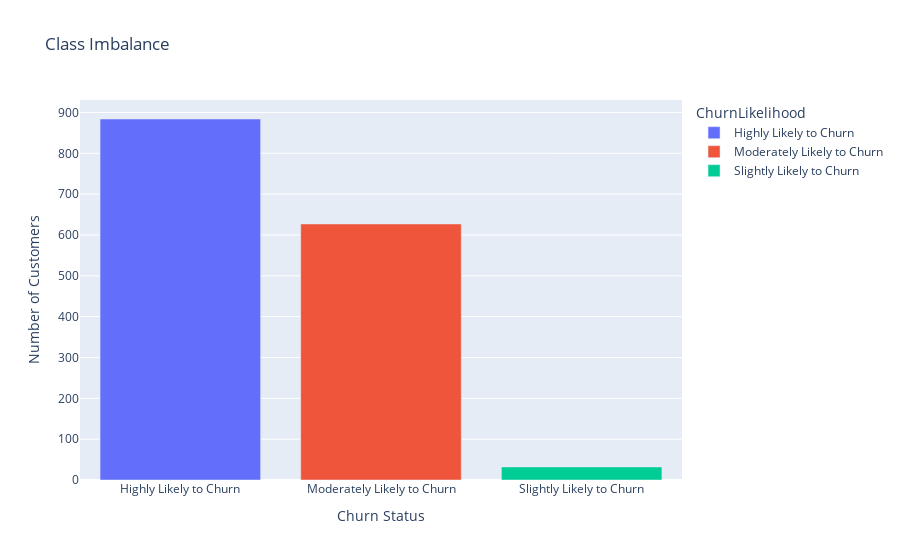

Here is the notebook cell this chart was saved with:
### Markdown cell above
#### Comparing Target Values for Categorical Imbalances

### Code cell
labels = (
    df['ChurnLikelihood']
    .astype('str')
    .str.replace('0','No', regex=True)
    .str.replace('1','Yes', regex=True)
    .value_counts()
)

fig = px.bar(
    data_frame=labels, 
    x=labels.index, 
    y=labels.values, 
    title=f'Class Imbalance', 
    color=labels.index
)

fig.update_layout(xaxis_title='Churn Status', yaxis_title='Number of Customers')
fig.show()

### Figure 1 — Plotly figure (JSON) as saved in the notebook; plotly's stock layout.template omitted (floating-point values rounded to 4 significant figures)
{"data": [{"alignmentgroup": "True", "hovertemplate": "ChurnLikelihood=%{x}<br>y=%{y}<extra></extra>", "legendgroup": "Highly Likely to Churn", "marker": {"color": "#636efa", "pattern": {"shape": ""}}, "name": "Highly Likely to Churn", "offsetgroup": "Highly Likely to Churn", "orientation": "v", "showlegend": true, "textposition": "auto", "type": "bar", "x": ["Highly Likely to Churn"], "xaxis": "x", "y": [884], "yaxis": "y"}, {"alignmentgroup": "True", "hovertemplate": "ChurnLikelihood=%{x}<br>y=%{y}<extra></extra>", "legendgroup": "Moderately Likely to Churn", "marker": {"color": "#EF553B", "pattern": {"shape": ""}}, "name": "Moderately Likely to Churn", "offsetgroup": "Moderately Likely to Churn", "orientation": "v", "showlegend": true, "textposition": "auto", "type": "bar", "x": ["Moderately Likely to Churn"], "xaxis": "x", "y": [627], "yaxis": "y"}, {"alignmentgroup": "True", "hovertemplate": "ChurnLikelihood=%{x}<br>y=%{y}<extra></extra>", "legendgroup": "Slightly Likely to Churn", "marker": {"color": "#00cc96", "pattern": {"shape": ""}}, "name": "Slightly Likely to Churn", "offsetgroup": "Slightly Likely to Churn", "orientation": "v", "showlegend": true, "textposition": "auto", "type": "bar", "x": ["Slightly Likely to Churn"], "xaxis": "x", "y": [32], "yaxis": "y"}], "layout": {"barmode": "relative", "legend": {"title": {"text": "ChurnLikelihood"}, "tracegroupgap": 0}, "title": {"text": "Class Imbalance"}, "xaxis": {"anchor": "y", "categoryarray": ["Highly Likely to Churn", "Moderately Likely to Churn", "Slightly Likely to Churn"], "categoryorder": "array", "domain": [0, 1], "title": {"text": "Churn Status"}}, "yaxis": {"anchor": "x", "domain": [0, 1], "title": {"text": "Number of Customers"}}}}
